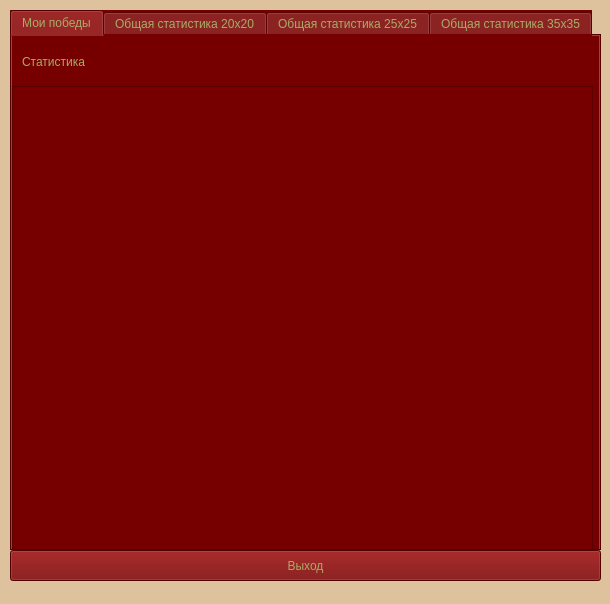
<?xml version="1.0" encoding="UTF-8"?>
<ui version="4.0">
 <class>MainWindow</class>
 <widget class="QMainWindow" name="MainWindow">
  <property name="geometry">
   <rect>
    <x>0</x>
    <y>0</y>
    <width>610</width>
    <height>604</height>
   </rect>
  </property>
  <property name="windowTitle">
   <string>Статистика</string>
  </property>
  <property name="windowIcon">
   <iconset>
    <normaloff>images/KMines.png</normaloff>images/KMines.png</iconset>
  </property>
  <property name="styleSheet">
   <string notr="true">background-color: rgb(222, 194, 157);</string>
  </property>
  <widget class="QWidget" name="centralwidget">
   <widget class="QTabWidget" name="tabWidget">
    <property name="geometry">
     <rect>
      <x>10</x>
      <y>10</y>
      <width>591</width>
      <height>541</height>
     </rect>
    </property>
    <property name="palette">
     <palette>
      <active>
       <colorrole role="WindowText">
        <brush brushstyle="SolidPattern">
         <color alpha="255">
          <red>170</red>
          <green>170</green>
          <blue>102</blue>
         </color>
        </brush>
       </colorrole>
       <colorrole role="Button">
        <brush brushstyle="SolidPattern">
         <color alpha="255">
          <red>118</red>
          <green>0</green>
          <blue>0</blue>
         </color>
        </brush>
       </colorrole>
       <colorrole role="Text">
        <brush brushstyle="SolidPattern">
         <color alpha="255">
          <red>170</red>
          <green>170</green>
          <blue>102</blue>
         </color>
        </brush>
       </colorrole>
       <colorrole role="ButtonText">
        <brush brushstyle="SolidPattern">
         <color alpha="255">
          <red>170</red>
          <green>170</green>
          <blue>102</blue>
         </color>
        </brush>
       </colorrole>
       <colorrole role="Base">
        <brush brushstyle="SolidPattern">
         <color alpha="255">
          <red>118</red>
          <green>0</green>
          <blue>0</blue>
         </color>
        </brush>
       </colorrole>
       <colorrole role="Window">
        <brush brushstyle="SolidPattern">
         <color alpha="255">
          <red>118</red>
          <green>0</green>
          <blue>0</blue>
         </color>
        </brush>
       </colorrole>
       <colorrole role="PlaceholderText">
        <brush brushstyle="NoBrush">
         <color alpha="128">
          <red>170</red>
          <green>170</green>
          <blue>102</blue>
         </color>
        </brush>
       </colorrole>
      </active>
      <inactive>
       <colorrole role="WindowText">
        <brush brushstyle="SolidPattern">
         <color alpha="255">
          <red>170</red>
          <green>170</green>
          <blue>102</blue>
         </color>
        </brush>
       </colorrole>
       <colorrole role="Button">
        <brush brushstyle="SolidPattern">
         <color alpha="255">
          <red>118</red>
          <green>0</green>
          <blue>0</blue>
         </color>
        </brush>
       </colorrole>
       <colorrole role="Text">
        <brush brushstyle="SolidPattern">
         <color alpha="255">
          <red>170</red>
          <green>170</green>
          <blue>102</blue>
         </color>
        </brush>
       </colorrole>
       <colorrole role="ButtonText">
        <brush brushstyle="SolidPattern">
         <color alpha="255">
          <red>170</red>
          <green>170</green>
          <blue>102</blue>
         </color>
        </brush>
       </colorrole>
       <colorrole role="Base">
        <brush brushstyle="SolidPattern">
         <color alpha="255">
          <red>118</red>
          <green>0</green>
          <blue>0</blue>
         </color>
        </brush>
       </colorrole>
       <colorrole role="Window">
        <brush brushstyle="SolidPattern">
         <color alpha="255">
          <red>118</red>
          <green>0</green>
          <blue>0</blue>
         </color>
        </brush>
       </colorrole>
       <colorrole role="PlaceholderText">
        <brush brushstyle="NoBrush">
         <color alpha="128">
          <red>170</red>
          <green>170</green>
          <blue>102</blue>
         </color>
        </brush>
       </colorrole>
      </inactive>
      <disabled>
       <colorrole role="WindowText">
        <brush brushstyle="SolidPattern">
         <color alpha="255">
          <red>170</red>
          <green>170</green>
          <blue>102</blue>
         </color>
        </brush>
       </colorrole>
       <colorrole role="Button">
        <brush brushstyle="SolidPattern">
         <color alpha="255">
          <red>118</red>
          <green>0</green>
          <blue>0</blue>
         </color>
        </brush>
       </colorrole>
       <colorrole role="Text">
        <brush brushstyle="SolidPattern">
         <color alpha="255">
          <red>170</red>
          <green>170</green>
          <blue>102</blue>
         </color>
        </brush>
       </colorrole>
       <colorrole role="ButtonText">
        <brush brushstyle="SolidPattern">
         <color alpha="255">
          <red>170</red>
          <green>170</green>
          <blue>102</blue>
         </color>
        </brush>
       </colorrole>
       <colorrole role="Base">
        <brush brushstyle="SolidPattern">
         <color alpha="255">
          <red>118</red>
          <green>0</green>
          <blue>0</blue>
         </color>
        </brush>
       </colorrole>
       <colorrole role="Window">
        <brush brushstyle="SolidPattern">
         <color alpha="255">
          <red>118</red>
          <green>0</green>
          <blue>0</blue>
         </color>
        </brush>
       </colorrole>
       <colorrole role="PlaceholderText">
        <brush brushstyle="NoBrush">
         <color alpha="128">
          <red>170</red>
          <green>170</green>
          <blue>102</blue>
         </color>
        </brush>
       </colorrole>
      </disabled>
     </palette>
    </property>
    <property name="cursor">
     <cursorShape>CrossCursor</cursorShape>
    </property>
    <property name="styleSheet">
     <string notr="true">background-color: rgb(118, 0, 0);

font: 10pt &quot;Times New Roman&quot;;
color: rgb(170, 170, 102);
</string>
    </property>
    <property name="currentIndex">
     <number>0</number>
    </property>
    <widget class="QWidget" name="tab">
     <attribute name="title">
      <string>Мои победы</string>
     </attribute>
     <widget class="QTableWidget" name="tableWidget">
      <property name="geometry">
       <rect>
        <x>0</x>
        <y>50</y>
        <width>581</width>
        <height>491</height>
       </rect>
      </property>
      <property name="styleSheet">
       <string notr="true">font: 10pt &quot;Times New Roman&quot;;
color: rgb(170, 170, 102);</string>
      </property>
     </widget>
     <widget class="QWidget" name="horizontalLayoutWidget">
      <property name="geometry">
       <rect>
        <x>10</x>
        <y>10</y>
        <width>571</width>
        <height>31</height>
       </rect>
      </property>
      <layout class="QHBoxLayout" name="horizontalLayout">
       <item>
        <widget class="QLabel" name="label">
         <property name="styleSheet">
          <string notr="true">font: 20pt &quot;Times New Roman&quot;;
color: rgb(170, 170, 102);</string>
         </property>
         <property name="text">
          <string>Статистика</string>
         </property>
        </widget>
       </item>
       <item>
        <widget class="QLabel" name="label_2">
         <property name="styleSheet">
          <string notr="true">font: 20pt &quot;Times New Roman&quot;;
color: rgb(170, 170, 102);</string>
         </property>
         <property name="text">
          <string>&lt;html&gt;&lt;head/&gt;&lt;body&gt;&lt;p align=&quot;center&quot;&gt;&lt;br/&gt;&lt;/p&gt;&lt;/body&gt;&lt;/html&gt;</string>
         </property>
        </widget>
       </item>
      </layout>
     </widget>
    </widget>
    <widget class="QWidget" name="tab_2">
     <attribute name="title">
      <string>Общая статистика 20х20</string>
     </attribute>
     <widget class="QTableWidget" name="tableWidget_2">
      <property name="geometry">
       <rect>
        <x>0</x>
        <y>50</y>
        <width>581</width>
        <height>461</height>
       </rect>
      </property>
     </widget>
     <widget class="QLabel" name="label_3">
      <property name="geometry">
       <rect>
        <x>10</x>
        <y>20</y>
        <width>101</width>
        <height>21</height>
       </rect>
      </property>
      <property name="text">
       <string>&lt;html&gt;&lt;head/&gt;&lt;body&gt;&lt;p align=&quot;right&quot;&gt;Сортировать по&lt;/p&gt;&lt;/body&gt;&lt;/html&gt;</string>
      </property>
     </widget>
     <widget class="QComboBox" name="comboBox">
      <property name="geometry">
       <rect>
        <x>120</x>
        <y>20</y>
        <width>161</width>
        <height>21</height>
       </rect>
      </property>
      <property name="styleSheet">
       <string notr="true">font: italic 10pt &quot;Times New Roman&quot;;
selection-background-color: rgb(118, 0, 0);</string>
      </property>
     </widget>
     <widget class="QPushButton" name="pushButton">
      <property name="geometry">
       <rect>
        <x>500</x>
        <y>20</y>
        <width>75</width>
        <height>23</height>
       </rect>
      </property>
      <property name="text">
       <string>Сортировать</string>
      </property>
     </widget>
    </widget>
    <widget class="QWidget" name="tab_3">
     <attribute name="title">
      <string>Общая статистика 25х25</string>
     </attribute>
     <widget class="QTableWidget" name="tableWidget_3">
      <property name="geometry">
       <rect>
        <x>0</x>
        <y>50</y>
        <width>581</width>
        <height>491</height>
       </rect>
      </property>
     </widget>
     <widget class="QComboBox" name="comboBox_2">
      <property name="geometry">
       <rect>
        <x>120</x>
        <y>20</y>
        <width>161</width>
        <height>21</height>
       </rect>
      </property>
      <property name="styleSheet">
       <string notr="true">font: italic 10pt &quot;Times New Roman&quot;;
selection-background-color: rgb(118, 0, 0);</string>
      </property>
     </widget>
     <widget class="QLabel" name="label_4">
      <property name="geometry">
       <rect>
        <x>10</x>
        <y>20</y>
        <width>101</width>
        <height>21</height>
       </rect>
      </property>
      <property name="text">
       <string>&lt;html&gt;&lt;head/&gt;&lt;body&gt;&lt;p align=&quot;right&quot;&gt;Сортировать по&lt;/p&gt;&lt;/body&gt;&lt;/html&gt;</string>
      </property>
     </widget>
     <widget class="QPushButton" name="pushButton_2">
      <property name="geometry">
       <rect>
        <x>500</x>
        <y>20</y>
        <width>75</width>
        <height>23</height>
       </rect>
      </property>
      <property name="text">
       <string>Сортировать</string>
      </property>
     </widget>
    </widget>
    <widget class="QWidget" name="tab_4">
     <attribute name="title">
      <string>Общая статистика 35х35</string>
     </attribute>
     <widget class="QTableWidget" name="tableWidget_4">
      <property name="geometry">
       <rect>
        <x>0</x>
        <y>50</y>
        <width>581</width>
        <height>491</height>
       </rect>
      </property>
     </widget>
     <widget class="QComboBox" name="comboBox_3">
      <property name="geometry">
       <rect>
        <x>120</x>
        <y>20</y>
        <width>161</width>
        <height>21</height>
       </rect>
      </property>
      <property name="styleSheet">
       <string notr="true">font: italic 10pt &quot;Times New Roman&quot;;
selection-background-color: rgb(118, 0, 0);</string>
      </property>
     </widget>
     <widget class="QLabel" name="label_5">
      <property name="geometry">
       <rect>
        <x>10</x>
        <y>20</y>
        <width>101</width>
        <height>21</height>
       </rect>
      </property>
      <property name="text">
       <string>&lt;html&gt;&lt;head/&gt;&lt;body&gt;&lt;p align=&quot;right&quot;&gt;Сортировать по&lt;/p&gt;&lt;/body&gt;&lt;/html&gt;</string>
      </property>
     </widget>
     <widget class="QPushButton" name="pushButton_3">
      <property name="geometry">
       <rect>
        <x>500</x>
        <y>20</y>
        <width>75</width>
        <height>23</height>
       </rect>
      </property>
      <property name="text">
       <string>Сортировать</string>
      </property>
     </widget>
    </widget>
   </widget>
   <widget class="QPushButton" name="pushButton_6">
    <property name="geometry">
     <rect>
      <x>10</x>
      <y>550</y>
      <width>591</width>
      <height>31</height>
     </rect>
    </property>
    <property name="cursor">
     <cursorShape>PointingHandCursor</cursorShape>
    </property>
    <property name="styleSheet">
     <string notr="true">font: 20pt &quot;Times New Roman&quot;;
color: rgb(170, 170, 102);
background-color: rgb(116, 0, 0);</string>
    </property>
    <property name="text">
     <string>Выход</string>
    </property>
   </widget>
  </widget>
  <widget class="QStatusBar" name="statusbar"/>
 </widget>
 <resources/>
 <connections/>
</ui>
